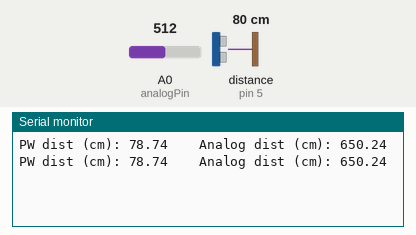
This sketch was run on a simulated Arduino Uno, built with avr-gcc and run on an emulated ATmega328P. Shown: the last lines printed to the serial monitor. Wiring (inferred from the names in the program): range finder with pulse-width output: data pin 5. The test bench sets the inputs (shaded band); at power-on: distance to the obstacle (sensor on pin 5) 80 cm, A0 (analogPin) = 512. The echo pulse lasts 58.3 µs per cm.

Above: at 1.2 s.
1.3 s: distance to the obstacle (sensor on pin 5) set to 2 cm
At 2.6 s:
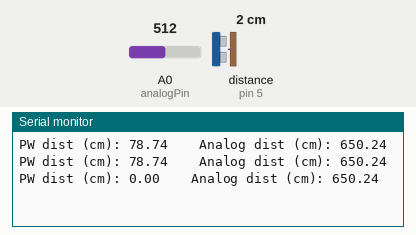
2.8 s: A0 (analogPin) set to 716
At 4.0 s:
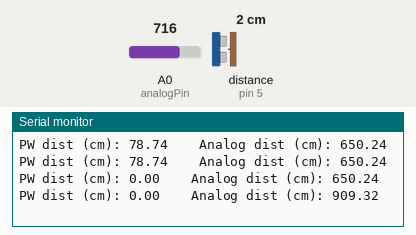
4.3 s: distance to the obstacle (sensor on pin 5) set to 4 cm
At 4.3 s:
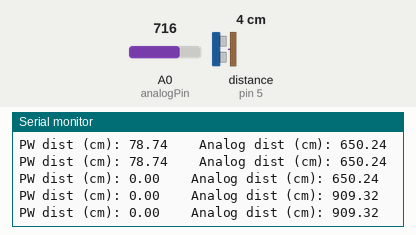
5.8 s: A0 (analogPin) set to 900
At 7.1 s:
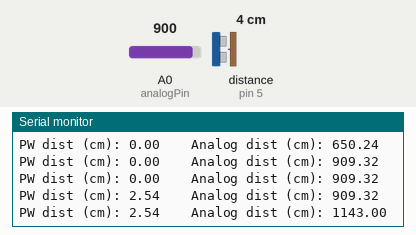
Timing chart, 0 to 8.3 s (numbered marks = the images above; inputs shaded):
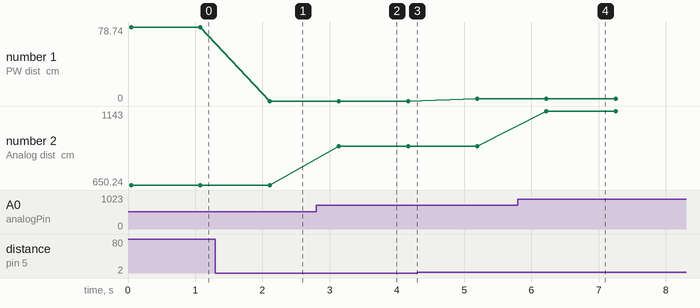

The sketch:

test_ultrasonic_PW_Analog.ino
```cpp
int pwPin = 5; // PW input on pin 5
float distPW;

int analogPin = A0; // Analog input pin on A0
float distAN;

void setup() {
  Serial.begin(9600);
  pinMode(pwPin, INPUT);
}

void loop() {
  // ------- READ PW ------- //
  // Multiply PW input by 2.54/147 to get cm
  distPW = (pulseIn(pwPin, HIGH))/147*2.54;
  Serial.print("PW dist (cm): ");
  Serial.print(distPW);

  // ------- READ ANALOG ------- //
  // Multiply analog input by 2.54/2 to get cm:
  distAN = (analogRead(analogPin))*2.54/2;
  Serial.print("    Analog dist (cm): ");
  Serial.println(distAN);

  delay(1000);
}
```

Measured:
- after the input at 1.3 s, the serial monitor: prints a new line after 0.81 s (image 1)
- after the input at 2.8 s, the serial monitor: prints a new line after 0.34 s (image 2)
- after the input at 5.8 s, the serial monitor: prints a new line after 0.42 s (image 4)
- plotted number 1: 78.74 → 0 after the input at 1.3 s, 0 → 2.54 after the input at 4.3 s
- plotted number 2: 650.24 → 909.32 after the input at 2.8 s, 909.32 → 1143 after the input at 5.8 s
